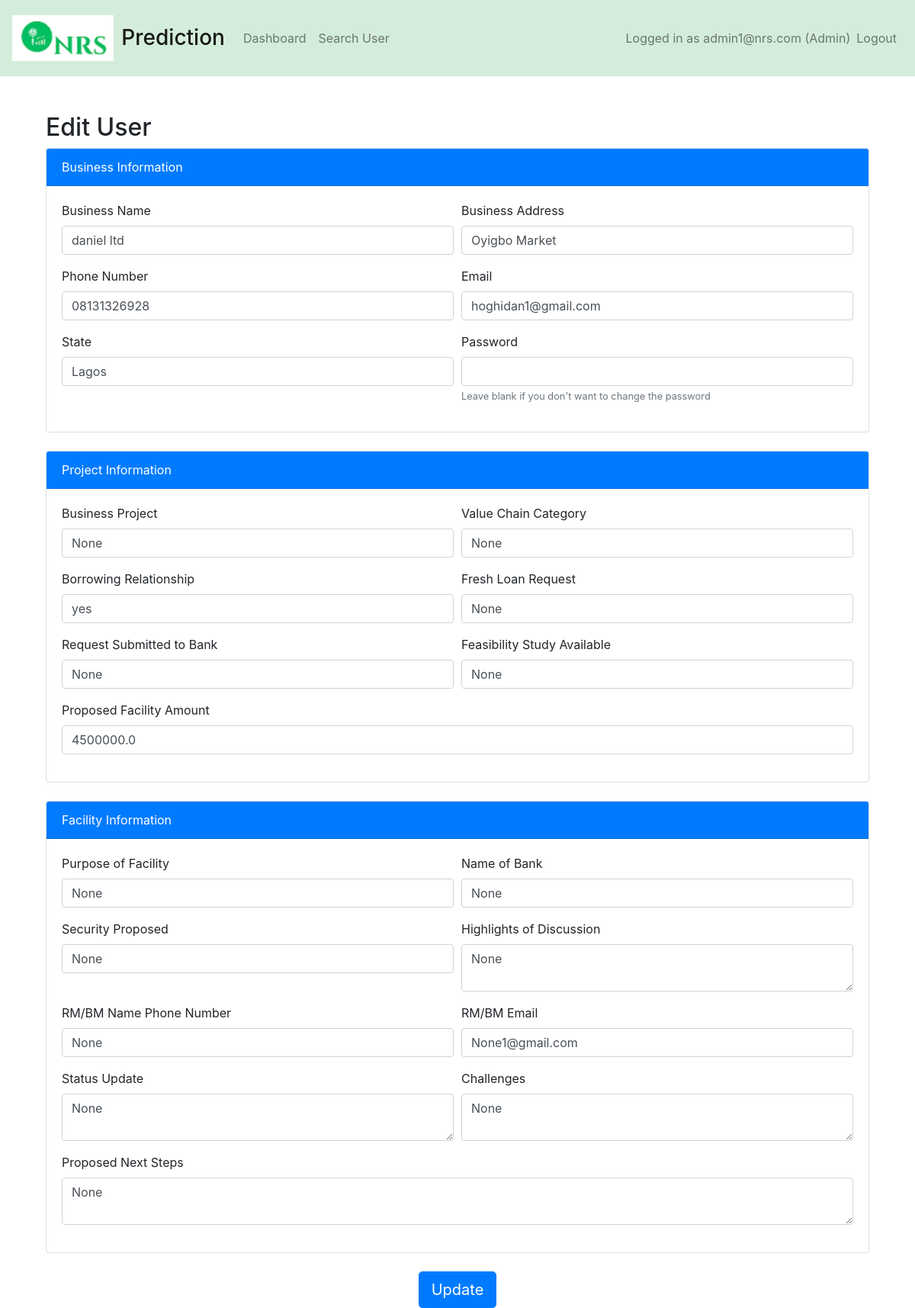
The page /edit_user/1 (signed in) on the database as committed earlier.
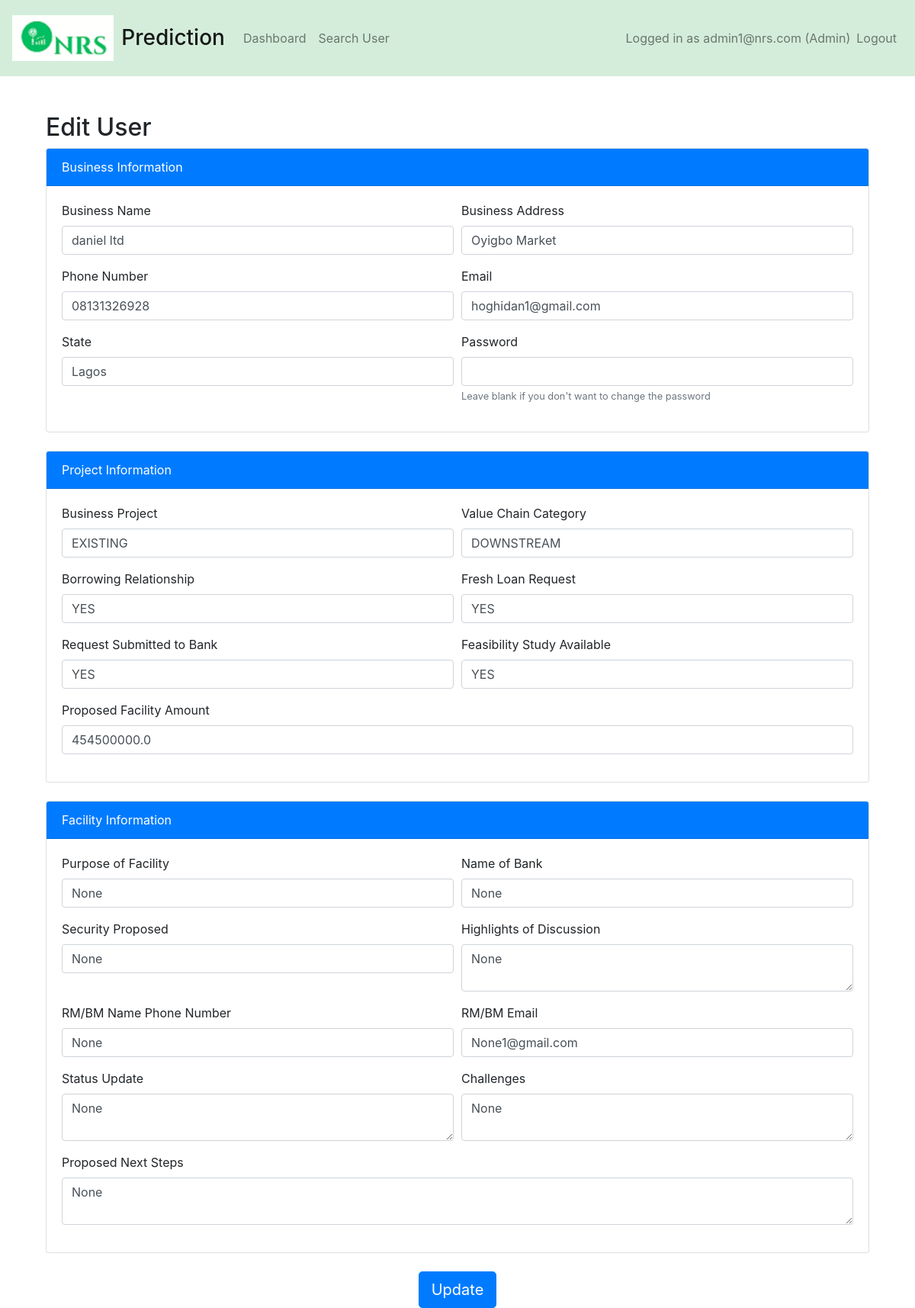
The same page on the database as committed later.
### app.py (models this page shows)
class User(UserMixin, db.Model):
    id = db.Column(db.Integer, primary_key=True)
    business_name = db.Column(db.String(150), nullable=False)
    business_address = db.Column(db.String(150), nullable=False)
    phone_number = db.Column(db.String(15), nullable=False)
    email = db.Column(db.String(100), unique=True, nullable=False)
    state = db.Column(db.String(50), nullable=False)
    password = db.Column(db.String(200), nullable=False)
    prediction_id = db.Column(db.String(36), unique=True, nullable=True)
    is_admin = db.Column(db.Boolean, default=False)
    business_project = db.Column(db.String(150), nullable=True)
    value_chain_cat = db.Column(db.String(150), nullable=True)
    borrowing_relationship = db.Column(db.String(10), nullable=True)
    fresh_loan_request = db.Column(db.String(15), nullable=True)
    request_submitted_to_bank = db.Column(db.String(10), nullable=True)
    feasibility_study_available = db.Column(db.String(10), nullable=True)
    proposed_facility_amount = db.Column(db.Float(20), nullable=True)
    PURPOSE_OF_FACILITY = db.Column(db.String(100), nullable=True)
    NAME_OF_BANK = db.Column(db.String(100), nullable=True)
    SECURITY_PROPOSED = db.Column(db.String(100), nullable=True)
    HIGHLIGHTS_OF_DISCUSSION = db.Column(db.Text)
    RM_BM_NAME_PHONE_NUMBER = db.Column(db.String(100), nullable=True)
    RM_BM_EMAIL = db.Column(db.String(100), nullable=True)
    STATUS_UPDATE = db.Column(db.Text)
    CHALLENGES = db.Column(db.Text)
    PROPOSED_NEXT_STEPS = db.Column(db.Text)

### app.py (the view, shortened to what this page needs)
@app.route('/edit_user/<int:user_id>', methods=['GET', 'POST'])
@admin_required
def edit_user(user_id):
    form = PredictionForm()
    user = User.query.get_or_404(user_id)
    if not session['is_admin']:
        abort(403)  # Forbidden
    return render_template('edit_user.html', user=user,form=form)

### app.py
class PredictionForm(FlaskForm):
    business_project = StringField('Business Project', validators=[DataRequired()])
    value_chain_cat = StringField('Value Chain Category', validators=[DataRequired()])
    borrowing_relationship = StringField('Borrowing Relationship', validators=[DataRequired()])
    fresh_loan_request = StringField('Fresh Loan Request', validators=[DataRequired()])
    request_submitted_to_bank = StringField('Request Submitted to Bank', validators=[DataRequired()])
    feasibility_study_available = StringField('Feasibility Study Available', validators=[DataRequired()])
    proposed_facility_amount = FloatField('Proposed Facility Amount', validators=[DataRequired()])
    submit = SubmitField('Predict')

### app.py (called while the page is built)
@app.before_request
def before_request():
    session.permanent = True
    app.permanent_session_lifetime = timedelta(minutes=10)
    session.modified = True
    session['last_activity'] = time.time()

def admin_required(f):
    @wraps(f)
    def decorated_function(*args, **kwargs):
        if 'user_id' not in session or not session.get('is_admin'):
            flash('You do not have permission to access this page.', 'danger')
            return redirect(url_for('login'))
        return f(*args, **kwargs)
    return decorated_function

### templates/edit_user.html (shortened to what this page needs)
{% extends "base.html" %}
{% block content %}
<div class="container mt-5">
    <h2>Edit User</h2>
    <form method="POST">
        <div class="card mb-4">
            <div class="card-header bg-primary text-white">Business Information</div>
            <div class="card-body">
                <div class="form-row">
                    <div class="form-group col-md-6">
                        <label for="business_name">Business Name</label>
                        <input type="text" class="form-control" id="business_name" name="business_name" value="{{ user.business_name }}">
                    </div>
                    <div class="form-group col-md-6">
                        <label for="business_address">Business Address</label>
                        <input type="text" class="form-control" id="business_address" name="business_address" value="{{ user.business_address }}">
                    </div>
                </div>
                <div class="form-row">
                    <div class="form-group col-md-6">
                        <label for="phone_number">Phone Number</label>
                        <input type="text" class="form-control" id="phone_number" name="phone_number" value="{{ user.phone_number }}">
                    </div>
                    <div class="form-group col-md-6">
                        <label for="email">Email</label>
                        <input type="email" class="form-control" id="email" name="email" value="{{ user.email }}">
                    </div>
                </div>
                <div class="form-row">
                    <div class="form-group col-md-6">
                        <label for="state">State</label>
                        <input type="text" class="form-control" id="state" name="state" value="{{ user.state }}">
                    </div>
                    <div class="form-group col-md-6">
                        <label for="password">Password</label>
                        <input type="password" class="form-control" id="password" name="password">
                        <small class="form-text text-muted">Leave blank if you don't want to change the password</small>
                    </div>
                </div>
            </div>
        </div>
        <div class="card mb-4">
            <div class="card-header bg-primary text-white">Project Information</div>
            <div class="card-body">
                <div class="form-row">
                    <div class="form-group col-md-6">
                        <label for="business_project">Business Project</label>
                        <input type="text" class="form-control" id="business_project" name="business_project" value="{{ user.business_project }}">
                    </div>
                    <div class="form-group col-md-6">
                        <label for="value_chain_cat">Value Chain Category</label>
                        <input type="text" class="form-control" id="value_chain_cat" name="value_chain_cat" value="{{ user.value_chain_cat }}">
                    </div>
                </div>
                <div class="form-row">
                    <div class="form-group col-md-6">
                        <label for="borrowing_relationship">Borrowing Relationship</label>
                        <input type="text" class="form-control" id="borrowing_relationship" name="borrowing_relationship" value="{{ user.borrowing_relationship }}">
                    </div>
                    <div class="form-group col-md-6">
                        <label for="fresh_loan_request">Fresh Loan Request</label>
                        <input type="text" class="form-control" id="fresh_loan_request" name="fresh_loan_request" value="{{ user.fresh_loan_request }}">
                    </div>
                </div>
                <div class="form-row">
                    <div class="form-group col-md-6">
                        <label for="request_submitted_to_bank">Request Submitted to Bank</label>
                        <input type="text" class="form-control" id="request_submitted_to_bank" name="request_submitted_to_bank" value="{{ user.request_submitted_to_bank }}">
                    </div>
                    <div class="form-group col-md-6">
                        <label for="feasibility_study_available">Feasibility Study Available</label>
                        <input type="text" class="form-control" id="feasibility_study_available" name="feasibility_study_available" value="{{ user.feasibility_study_available }}">
                    </div>
                </div>
                <div class="form-group">
                    <label for="proposed_facility_amount">Proposed Facility Amount</label>
                    <input type="number" class="form-control" id="proposed_facility_amount" name="proposed_facility_amount" value="{{ user.proposed_facility_amount }}">
                </div>
            </div>
        </div>
         <div class="card mb-4">
            <div class="card-header bg-primary text-white">Facility Information</div>
            <div class="card-body">
                <div class="form-row">
                    <div class="form-group col-md-6">
                        <label for="purpose_of_facility">Purpose of Facility</label>
                        <input type="text" class="form-control" id="purpose_of_facility" name="purpose_of_facility" value="{{ user.PURPOSE_OF_FACILITY }}">
                    </div>
                    <div class="form-group col-md-6">
                        <label for="name_of_bank">Name of Bank</label>
                        <input type="text" class="form-control" id="name_of_bank" name="name_of_bank" value="{{ user.NAME_OF_BANK }}">
                    </div>
                </div>
                <div class="form-row">
                    <div class="form-group col-md-6">
                        <label for="security_proposed">Security Proposed</label>
                        <input type="text" class="form-control" id="security_proposed" name="security_proposed" value="{{ user.SECURITY_PROPOSED }}">
                    </div>
                    <div class="form-group col-md-6">
                        <label for="highlights_of_discussion">Highlights of Discussion</label>
                        <textarea class="form-control" id="highlights_of_discussion" name="highlights_of_discussion">{{ user.HIGHLIGHTS_OF_DISCUSSION }}</textarea>
                    </div>
                </div>
                <div class="form-row">
                    <div class="form-group col-md-6">
                        <label for="rm_bm_name_phone_number">RM/BM Name Phone Number</label>
                        <input type="text" class="form-control" id="rm_bm_name_phone_number" name="rm_bm_name_phone_number" value="{{ user.RM_BM_NAME_PHONE_NUMBER }}">
                    </div>
                    <div class="form-group col-md-6">
                        <label for="rm_bm_email">RM/BM Email</label>
                        <input type="email" class="form-control" id="rm_bm_email" name="rm_bm_email" value="{{ user.RM_BM_EMAIL }}">
                    </div>
                </div>
                <div class="form-row">
                    <div class="form-group col-md-6">
                        <label for="status_update">Status Update</label>
                        <textarea class="form-control" id="status_update" name="status_update">{{ user.STATUS_UPDATE }}</textarea>
                    </div>
                    <div class="form-group col-md-6">
                        <label for="challenges">Challenges</label>
                        <textarea class="form-control" id="challenges" name="challenges">{{ user.CHALLENGES }}</textarea>
                    </div>
                </div>
                <div class="form-group">
                    <label for="proposed_next_steps">Proposed Next Steps</label>
                    <textarea class="form-control" id="proposed_next_steps" name="proposed_next_steps">{{ user.PROPOSED_NEXT_STEPS }}</textarea>
                </div>
            </div>
        </div>
        <div class="text-center">
            <button type="submit" class="btn btn-primary btn-lg">Update</button>
        </div>
    </form>
</div>
{% endblock %}

### templates/base.html (shortened to what this page needs)
<!DOCTYPE html>
<html lang="en">
<head>
    <link href="https://stackpath.bootstrapcdn.com/bootstrap/4.5.2/css/bootstrap.min.css" rel="stylesheet">
</head>
<body>
    <nav class="navbar navbar-expand-lg navbar-light">
        <a class="navbar-brand" href="#">
            <img src="{{ url_for('static', filename='images/logo.png') }}" alt="Logo">
            <h2>Prediction</h2>
        </a>
        <div class="collapse navbar-collapse" id="navbarNav">
            <ul class="navbar-nav mr-auto">
                {% if session['user_id'] %}
                    <li class="nav-item">
                        <a class="nav-link" href="{{ url_for('dashboard') }}">Dashboard</a>
                    </li>
                    <li class="nav-item">
                        <a class="nav-link" href="{{ url_for('search') }}">Search User</a>
                    </li>
                {% endif %}
            </ul>
            {% if session['user_id'] %}
                <ul class="navbar-nav">
                    <li class="nav-item">
                        <span class="navbar-text">
                            Logged in as {{ session['email'] }}{% if session['is_admin'] %} (Admin){% endif %}
                        </span>
                    </li>
                    <li class="nav-item">
                        <a class="nav-link" href="{{ url_for('logout') }}">Logout</a>
                    </li>
                </ul>
            {% endif %}
        </div>
    </nav>
    <div class="container mt-5">
        {% block content %}{% endblock %}
    </div>
</body>
</html>

### templates/base.html (style rules this page uses)
.navbar { height: 100px; background-color: #d4edda; }
.navbar-brand { display: flex; align-items: center; }
.navbar-brand img { max-height: 60px; margin-right: 10px; }
.navbar-brand h2 { display: inline-block; font-size: 1.75rem; margin: 0; }
.navbar-nav .nav-link { font-size: 1rem; padding-left: 20px; padding-right: 20px; color: black; }

Rows that differ between the two databases and show on the page:
changed User "daniel ltd": business_project "None" → "EXISTING"; value_chain_cat "None" → "DOWNSTREAM"; borrowing_relationship "yes" → "YES"; fresh_loan_request "None" → "YES"; request_submitted_to_bank "None" → "YES"; feasibility_study_available "None" → "YES"; proposed_facility_amount "4500000.0" → "454500000.0"
